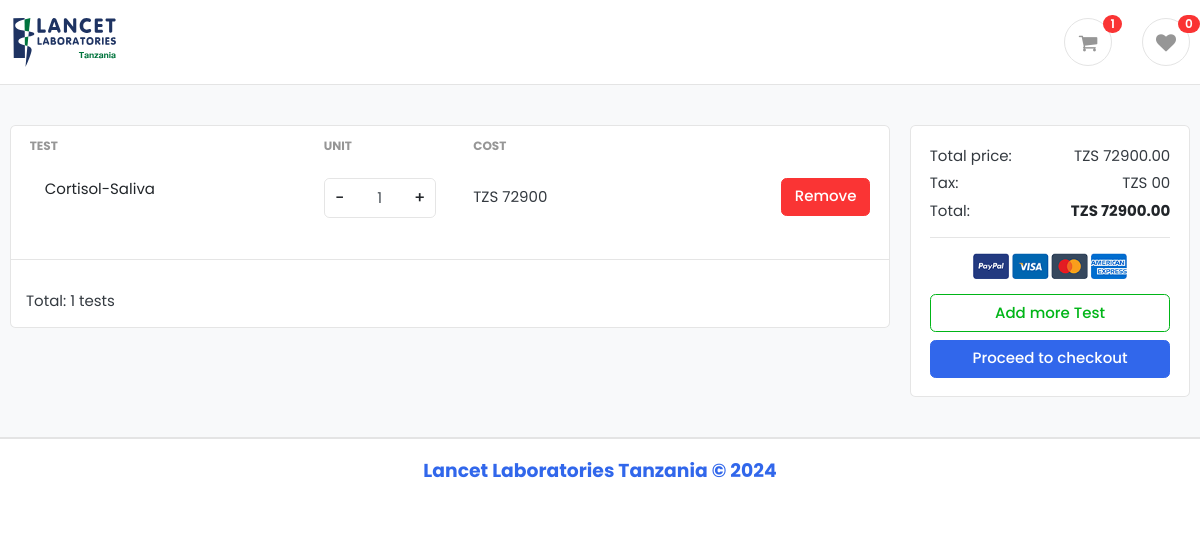
The page /request/list on the database its author committed.
### request/models.py (models this page shows, shortened)
class Request(models.Model):
    user = models.ForeignKey(User, on_delete=models.CASCADE, null=True, blank=True)
    anynomous_user = models.CharField(max_length=200, null=True, blank=True)
    test = models.ForeignKey(Test, on_delete=models.CASCADE)
    unit = models.IntegerField(default=1)
    created_at = models.DateTimeField(auto_now_add=True)
    updated_at = models.DateTimeField(auto_now=True)
    def get_sub_total(self):
        sub_total = 0
        if self.user:
            for obj in self.user.request_set.all():
                sub_total += obj.unit * obj.test.tz_std_tariff
        else:
            for obj in Request.objects.filter(anynomous_user=self.anynomous_user):
                sub_total += obj.unit * obj.test.tz_std_tariff
        return "{:.2f}".format(sub_total)
    def get_price(self):
        return self.unit * self.test.tz_std_tariff

### main/models.py (models this page shows, shortened)
class Test(models.Model):
    organization = models.ForeignKey(Organization, on_delete=models.CASCADE)
    name = models.CharField(max_length=100)
    billing_code = models.CharField(max_length=100)
    tz_std_tariff = models.IntegerField(default=0)
    sample_type = models.CharField(max_length=100)
    tat = models.CharField(max_length=100)
    tat_unit = models.CharField(max_length=100)
    available = models.BooleanField(default=True)
    created_at = models.DateTimeField(auto_now_add=True)
    updated_at = models.DateTimeField(auto_now=True)

### request/views.py (the view)
# urls.py: path("list", views.request_list, name="request_list"),
def request_list(request):
    if request.user.is_authenticated:
        requests = Request.objects.filter(user=request.user)
    else:
        key = request.session.session_key
        if not key:
            request.session.create()
            key = request.session.session_key
        requests = Request.objects.filter(anynomous_user=key)
    context = {
        'request': requests
    }
    return render(request, "request/request_list.html", context)

### main/context_processors.py (called while the page is built)
def orgs(request):
    orgs = Organization.objects.all()[:50]
    return {'orgs': orgs}

### templates/request/request_list.html (shortened to what this page needs)
{% extends "include/base.html" %}
{% load static %}
{% block content %}
    <section class="section-content padding-y bg">
        <div class="container">
            <div class="row">
                <aside class="col-md-9">
                    <div class="card">
                        {% if request %}
                            <table class="table table-borderless table-shopping-cart">
                                <thead class="text-muted">
                                <tr class="small text-uppercase">
                                    <th scope="col">Test</th>
                                    <th style="white-space:nowrap" scope="col" width="120">Unit</th>
                                    <th style="white-space:nowrap" scope="col">Cost</th>
                                    <th scope="col" class="text-right" width="140"></th>
                                </tr>
                                </thead>
                                <tbody>
                                {% for test in request %}
                                    <tr data-test-id="{{ test.id }}">
                                        <td>
                                            <figure class="itemside align-items-center">
                                                <figcaption class="info">
                                                    <a href="#" class="title text-dark">
                                                        {{ test.test.name }}
                                                    </a>
                                                </figcaption>
                                            </figure>
                                        </td>
                                        <td>
                                            <div class="counter-container">
                                                <button class="btn btn-light counter-btn decrement">-</button>
                                                <input type="text" class="form-control counter-input"
                                                       value="{{ test.unit }}">
                                                <button class="btn btn-light counter-btn increment">+</button>
                                            </div>
                                        </td>
                                        <td style="min-width: 170px; padding-top: 20px">
                                            TZS <span id="amount{{ test.test.id }}" style="text-wrap: nowrap !important; ">{{ test.get_price }}</span>
                                        </td>
                                        <td class="text-right">
                                            <a href="{% url "remove_request" test.id %}"
                                               class="btn btn-danger">Remove</a>
                                        </td>
                                    </tr>
                                {% endfor %}
                                </tbody>
                            </table>
                            <hr>
                            <div class="p-3 pt-0">
                                Total: {{ request|length }} tests
                            </div>
                        {% else %}
                            <div class="p-3" role="alert">
                                No tests in the request
                            </div>
                        {% endif %}
                    </div>
                </aside>
                <aside class="col-md-3">
                    <div class="card">
                        <div class="card-body">
                            <dl class="dlist-align">
                                <dt>Total price:</dt>
                                <dd class="text-right" style="text-wrap: nowrap"> TZS {{ request.first.get_sub_total }}</dd>
                            </dl>
                            <dl class="dlist-align">
                                <dt>Tax:</dt>
                                <dd class="text-right">TZS 00</dd>
                            </dl>
                            <dl class="dlist-align">
                                <dt>Total:</dt>
                                <dd style="white-space: nowrap" class="text-right text-dark b"><strong>TZS {{ request.first.get_sub_total }}</strong></dd>
                            </dl>
                            <hr>
                            <p class="text-center mb-3">
                                <img src="{% static 'images/misc/payments.png' %}" height="26">
                            </p>
                            <a href="{% url 'all_tests' %}"><button class="w-100 btn btn-outline-success">Add more Test</button></a>
                            <a href="{% url 'checkout' %}" class="w-100 btn btn-primary mt-2" {% if not request %} style="pointer-events: none; " {% endif %}>Proceed to checkout</a>
                        </div>
                    </div>
                </aside>
            </div>
        </div>
    </section>
{% endblock %}

### static/css/ui.css (style rules this page uses)
html { font-family: "Inter", sans-serif; font-size: 15px; }
.padding-y { padding-top: 40px; padding-bottom: 40px; }
figure { margin-bottom: 0; }
.bg { background-color: #f8f9fa; }
.b { font-weight: 600; }
.btn-light { background-color: #fff; border-color: #e4e4e4; }
.itemside { position: relative; display: flex; width: 100%; }
.itemside .info { padding-left: 15px; padding-right: 7px; }
.itemside .title { display: block; margin-bottom: 5px; color: #212529; }
[class*=dlist-] { margin-bottom: 5px; }
[class*=dlist-] dd { margin-bottom: 0; }
.dlist-align { display: flex; }
.dlist-align dt { width: 150px; word-wrap: break-word; font-weight: normal; }
.dlist-align dd { flex-grow: 1; }
.table-shopping-cart.table td, .table-shopping-cart.table th { padding-left: 1.25rem; padding-right: 1.25rem; }

### static/css/custom.css (style rules this page uses)
* { font-family: "Poppins", sans-serif; }

### templates/request/request_list.html (style rules this page uses)
.counter-container { display: flex; align-items: center; border: 1px solid rgba(0, 0, 0, 0.1); border-radius: 0.37rem; }
.counter-btn { width: 30px; display: flex; justify-content: center; align-items: center; cursor: pointer; font-size: 16px; border: none !important; }
.counter-input { width: 50px; text-align: center; border-radius: 0 !important; border: none !important; }

### rows shown on the page
Request: test.name "Cortisol-Saliva", unit "1", get_price "72900", first.get_sub_total "72900.00"

### other values the page prints
{{ request_count }} "1"
{{ favorite_count }} "0"
{{ request|length }} "1"
